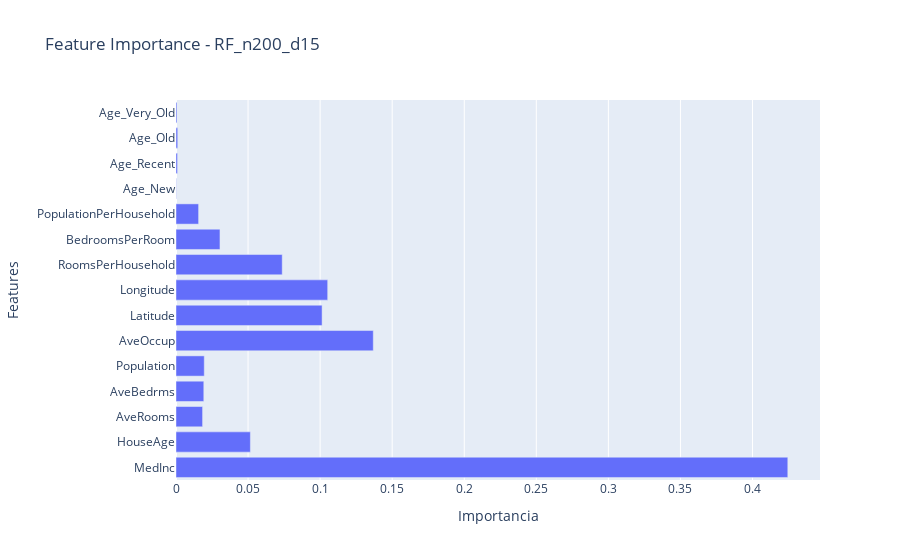

The cell this chart's notebook holds for it:
### Code cell
# =====================================================
# CELDA 7: Experimento 3 - Random Forest
# =====================================================

print("\n🟢 Experimento 3: Random Forest")

rf_configs = [
    {'n_estimators': 50, 'max_depth': 8},
    {'n_estimators': 100, 'max_depth': 10},
    {'n_estimators': 150, 'max_depth': 12},
    {'n_estimators': 200, 'max_depth': 15}
]

rf_results = {}

for config in rf_configs:
    config_name = f"RF_n{config['n_estimators']}_d{config['max_depth']}"
    
    with mlflow.start_run(run_name=config_name):
        # Modelo
        model_rf = RandomForestRegressor(
            n_estimators=config['n_estimators'],
            max_depth=config['max_depth'],
            random_state=42,
            n_jobs=-1
        )
        
        # Log parámetros
        mlflow.log_param("model_type", "RandomForest")
        for param, value in config.items():
            mlflow.log_param(param, value)
        
        # Entrenar
        model_rf.fit(X_train, y_train)
        
        # Predicciones
        y_val_pred = model_rf.predict(X_val)
        
        # Métricas
        val_metrics = calculate_metrics(y_val, y_val_pred)
        
        # Log métricas
        for metric, value in val_metrics.items():
            mlflow.log_metric(f"val_{metric}", value)
        
        # Feature importance
        feature_importance = dict(zip(X_train.columns, model_rf.feature_importances_))
        mlflow.log_dict(feature_importance, "feature_importance.json")
        
        # Guardar resultados
        rf_results[config_name] = {
            'metrics': val_metrics,
            'model': model_rf,
            'config': config
        }
        
        print(f"   {config_name}: R² = {val_metrics['r2']:.4f}")

# Mejor Random Forest
best_rf_name = max(rf_results.keys(), key=lambda x: rf_results[x]['metrics']['r2'])
best_rf = rf_results[best_rf_name]

print(f"\n🏆 Mejor Random Forest: {best_rf_name}")
print(f"   R² = {best_rf['metrics']['r2']:.4f}")

# Visualizar feature importance
feature_importance = best_rf['model'].feature_importances_
feature_names = X_train.columns

fig = go.Figure(go.Bar(
    x=feature_importance,
    y=feature_names,
    orientation='h'
))
fig.update_layout(
    title=f"Feature Importance - {best_rf_name}",
    xaxis_title="Importancia",
    yaxis_title="Features"
)
fig.show()

### Figure 1 — Plotly figure (JSON) as saved in the notebook; plotly's stock layout.template omitted (floating-point values rounded to 4 significant figures)
{"data": [{"orientation": "h", "type": "bar", "x": [0.4245, 0.05161, 0.01844, 0.01929, 0.01961, 0.1369, 0.1014, 0.1052, 0.07371, 0.03051, 0.01569, 0.000212, 0.001061, 0.001192, 0.0006924], "y": ["MedInc", "HouseAge", "AveRooms", "AveBedrms", "Population", "AveOccup", "Latitude", "Longitude", "RoomsPerHousehold", "BedroomsPerRoom", "PopulationPerHousehold", "Age_New", "Age_Recent", "Age_Old", "Age_Very_Old"]}], "layout": {"title": {"text": "Feature Importance - RF_n200_d15"}, "xaxis": {"title": {"text": "Importancia"}}, "yaxis": {"title": {"text": "Features"}}}}
